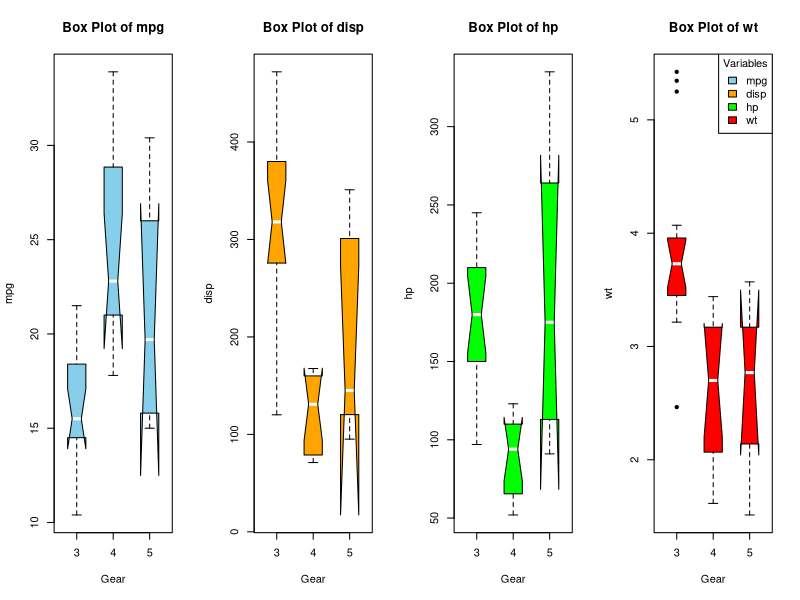

Write the R code that produced this figure.
# Load the dataset
data(mtcars)

# Define the variables for the box plots
variables <- c("mpg", "disp", "hp", "wt")

# Set up the plotting layout
par(mfrow = c(1, length(variables)))

# Create a vector of colors for the legend
colors <- c("skyblue", "orange", "green", "red")

# Create the box plots
for (i in 1:length(variables)) {
  var <- variables[i]
  boxplot(get(var) ~ gear, data = mtcars,
          main = paste("Box Plot of", var),
          xlab = "Gear",
          ylab = var,
          col = colors[i], # Set color for the current variable
          border = "black",
          notch = TRUE,
          notchwidth = 0.5,
          medcol = "white",
          whiskcol = "black",
          boxwex = 0.5,
          outpch = 19,
          outcol = "black")
}

# Add legend
legend("topright", legend = variables, fill = colors, title = "Variables")

# Reset the plotting layout
par(mfrow = c(1, 1))
